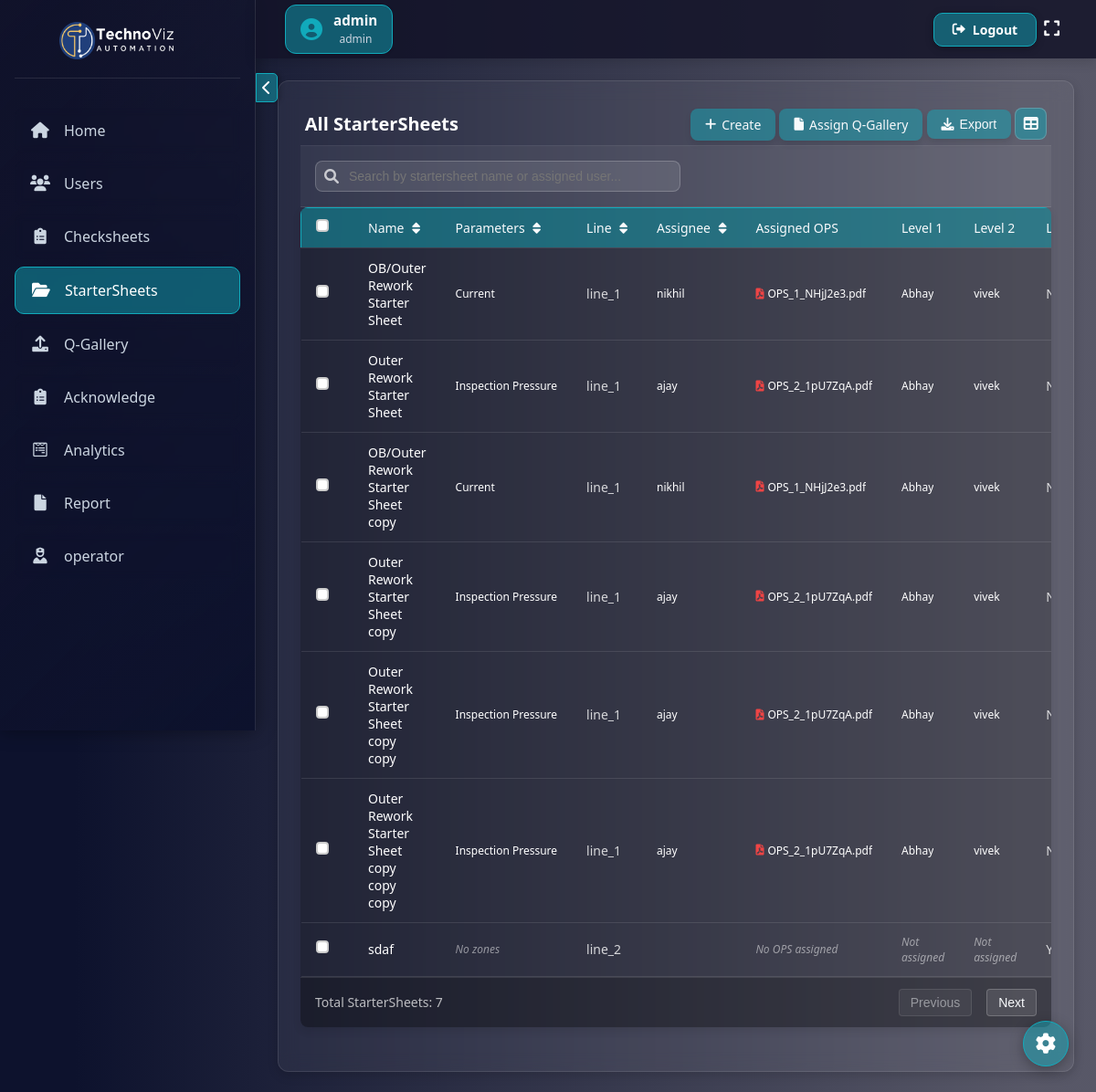
The app's page /all_startersheet/ (signed in) with its own data.
### checksheet1/models.py (models this page shows, shortened)
class CustomUser(AbstractUser):
    ROLE_CHOICES = [
        ("admin", "Admin"),
        ("quality_incharge", "Quality Incharge"),
        ("shift_incharge", "Shift Incharge"),
        ("operator", "Operator"),
    ]
    username = models.CharField(max_length=150, unique=False)
    employee_id = models.CharField(max_length=20, unique=True)  # New field
    role = models.CharField(max_length=20, choices=ROLE_CHOICES, default="admin")
    phone_number = models.CharField(max_length=15, blank=True, null=True)
    USERNAME_FIELD = "employee_id"  # Use employee_id for authentication
    REQUIRED_FIELDS = ["username", "email"]  # Keep username for internal use

class StarterSheet(models.Model):
    name = models.CharField(max_length=255)
    line = models.CharField(
        max_length=10, choices=[("line_1", "Line 1"), ("line_2", "Line 2")]
    )
    assigned_users = models.ManyToManyField(
        "CustomUser", related_name="assigned_starter_sheets", blank=True
    )
    created_by = models.ForeignKey(
        "CustomUser",
        on_delete=models.SET_NULL,
        null=True,
        related_name="created_starter_sheets",
    )
    created_on = models.DateTimeField(auto_now_add=True)
    level_1_approver = models.ForeignKey(
        "CustomUser",
        on_delete=models.SET_NULL,
        null=True,
        blank=True,
        related_name="level_1_assigned_sheets",
    )
    level_2_approver = models.ForeignKey(
        "CustomUser",
        on_delete=models.SET_NULL,
        null=True,
        blank=True,
        related_name="level_2_assigned_sheets",
    )
    require_level_3_approval = models.BooleanField(
        default=True, help_text="Check if this sheet requires Level 3 approval (admin)"
    )

class StarterZone(models.Model):
    startersheet = models.ForeignKey(
        StarterSheet, on_delete=models.CASCADE, related_name="zones"
    )
    name = models.CharField(max_length=255)
    type = models.CharField(
        max_length=20,
        choices=[("int", "Integer"), ("float", "Float"), ("checkbox", "Checkbox")],
    )
    min_value = models.CharField(null=True, blank=True, max_length=255)
    max_value = models.CharField(null=True, blank=True, max_length=255)
    unit = models.CharField(max_length=50, null=True, blank=True)  # New field for unit
    check_method = models.TextField(null=True, blank=True)  # New field for check method
    image = models.ImageField(upload_to="zone_images/", null=True, blank=True)
    standard = models.CharField(max_length=255, null=True, blank=True)

class POCUpload(models.Model):
    pdf = models.FileField(upload_to=poc_upload_path)
    assigned_startersheets = models.ManyToManyField(
        StarterSheet,
        related_name="assigned_pocs",
        blank=True,
    )

### checksheet1/views.py (the view)
# urls.py: path("all_startersheet/", all_startersheet, name="all_startersheet"),
@login_required
def all_startersheet(request):
    if request.user.role == "admin" or has_page_access(
        request.user, "all_startersheet"
    ):
        checksheets = CheckSheet.objects.all()
        Starter = StarterSheet.objects.prefetch_related("assigned_users", "zones")
    else:
        checksheets = CheckSheet.objects.filter(assigned_users=request.user)
        Starter = StarterSheet.objects.filter(
            assigned_users=request.user
        ).prefetch_related("zones")
    all_users = get_user_model().objects.all()
    return render(
        request,
        "checksheet/all_startersheets.html",
        {
            "Starter": Starter,  # Using 'Starter' instead of 'startersheets'
            "checksheets": checksheets,
            "all_users": all_users,
        },
    )

### checksheet1/templates/checksheet/all_startersheets.html (shortened to what this page needs)
{% extends 'checksheet/base.html' %}
{% load static %}
{% block extra_css %}
<link rel="stylesheet" href="{% static 'css/all_startersheet.css' %}">
{% endblock %}
{% block content %}
<div class="page-container">
    <div class="header">
        <h2 class="page-title">All StarterSheets</h2>
       <div class="header-actions">
            <a href="{% url 'create_startersheet' %}" class="create-btn">
                <i class="fas fa-plus"></i> Create
            </a>
            <a href="{% url 'assign_poc_bulk' %}" class="create-btn">
                <i class="fas fa-file"></i> Assign Q-Gallery
            </a>
            <button id="exportSelectedBtn" class="export-btn create-btn" title="Export Selected">
                <i class="fas fa-download"></i> Export
            </button>
            <button id="viewToggleBtn" class="toggle-btn" title="Toggle View">
                <i class="fas fa-table"></i>
            </button>
        </div>
    </div>
    {% if Starter %}
    <div class="search-container">
        <div class="search-input-container">
            <i class="fas fa-search search-icon"></i>
            <input type="text" id="startersheetSearch" class="search-input" placeholder="Search by startersheet name or assigned user...">
        </div>
    </div>
    <div class="table-responsive">
        <table class="startersheets-container">
            <thead>
                <tr>
                    <th><input type="checkbox" id="selectAll"><label for="selectAll"></label></th>
                    <th class="sortable" data-sort="name">Name <i class="fas fa-sort"></i></th>
                    <th class="sortable" data-sort="parameters">Parameters <i class="fas fa-sort"></i></th>
                    <th class="sortable" data-sort="line">Line <i class="fas fa-sort"></i></th>
                    <th class="sortable" data-sort="users">Assignee <i class="fas fa-sort"></i></th>
                    <th>Assigned OPS</th>
                    <th>Level 1</th>
                    <th>Level 2</th>
                    <th>Level 3</th>
                </tr>
            </thead>
            <tbody id="startersheetTableBody">
                {% for startersheet in Starter %}
                <tr data-id="{{ startersheet.id }}">
                   <td><input type="checkbox" class="startersheet-checkbox" id="checkbox-{{ startersheet.id }}" value="{{ startersheet.id }}"><label for="checkbox-{{ startersheet.id }}"></label></td>
                    <td>
                        <a href="javascript:void(0);" class="startersheet-name" onclick="showDetailModal({{ startersheet.id }})">
                            {{ startersheet.name }}
                        </a>
                    </td>
                    <td class="content-cell">
                        <div class="zone-chips">
                            {% with zones=startersheet.zones.all %}
                                {% if zones|length > 0 %}
                                    {% for zone in zones|slice:":1" %}
                                        <span class="zone-chip">{{ zone.name }}</span>
                                    {% endfor %}
                                {% else %}
                                    <span class="empty-text">No zones</span>
                                {% endif %}
                            {% endwith %}
                        </div>
                    </td>
                    <td class="content-cell">
                        {{ startersheet.line }}
                    </td>
                    <td class="content-cell">
                        <div class="user-chips">
                            {% with users=startersheet.assigned_users.all %}
                                {% if users|length > 0 %}
                                    {% for user in users|slice:":1" %}
                                        <span class="user-chip">{{ user.username }}</span>
                                    {% endfor %}
                                {% endif %}
                            {% endwith %}
                        </div>
                    </td>
                    <td class="content-cell">
                        <div class="poc-links">
                            {% with pocs=startersheet.assigned_pocs.all %}
                                {% if pocs|length > 0 %}
                                    {% for poc in pocs|slice:":1" %}
                                        <a href="javascript:void(0);" class="pdf-link" data-pdf-url="{{ poc.pdf.url }}" data-pdf-name="{{ poc.pdf.name|slice:'9:' }}">
                                            <i class="fas fa-file-pdf"></i>
                                            {{ poc.pdf.name|slice:"9:" }}
                                        </a>
                                    {% endfor %}
                                {% else %}
                                    <span class="empty-text">No OPS assigned</span>
                                {% endif %}
                            {% endwith %}
                        </div>
                    </td>
                    <td class="content-cell">
                        <div class="approver-chips">
                            {% if startersheet.level_1_approver %}
                                <span class="approval-chip">{{ startersheet.level_1_approver.username }}</span>
                            {% else %}
                                <span class="empty-text">Not assigned</span>
                            {% endif %}
                        </div>
                    </td>
                    <td class="content-cell">
                        <div class="approver-chips">
                            {% if startersheet.level_2_approver %}
                                <span class="approval-chip">{{ startersheet.level_2_approver.username }}</span>
                            {% else %}
                                <span class="empty-text">Not assigned</span>
                            {% endif %}
                        </div>
                    </td>
                    <td class="content-cell">
                    </td>
                </tr>
                {% endfor %}
            </tbody>
        </table>
        <div class="pagination" id="startersheetPagination">
            <div class="pagination-info">
                <span>Total StarterSheets: <span id="startersheetCount">{{ Starter|length }}</span></span>
            </div>
            <div class="pagination-controls">
                <button class="pagination-button" id="startersheetPrev" disabled>Previous</button>
                <button class="pagination-button" id="startersheetNext">Next</button>
            </div>
        </div>
    </div>
    {% else %}
    <div class="empty-state">
        <i class="fas fa-folder-open"></i>
        <p>No StarterSheets available</p>
    </div>
    {% endif %}
</div>
{% endblock %}

### checksheet1/templates/checksheet/base.html (shortened to what this page needs)
<!DOCTYPE html>
<html lang="en">
<head>
    {% load custom_tags %}
    {% load static %}
    <link href="https://cdnjs.cloudflare.com/ajax/libs/font-awesome/6.0.0/css/all.min.css" rel="stylesheet">
    <link rel="stylesheet" href="{% static 'css/base.css' %}">
    {% block extra_css %}
  {% endblock%}
</head>
<body>
    {% if request.user.is_authenticated %}
    <nav class="navbar">
        <div class="navbar-left" style="display: flex; align-items: center;">
            <div class="user-info">
                <i class="fas fa-user-circle"></i>
                <div class="user-details">
                    <span class="user-name">{{ request.user.username }}</span>
                    <span class="user-role">{{ request.user.role|default:"No role" }}</span>
                </div>
            </div>
        </div>
        <a href="{% url 'logout' %}" class="logout-btn">
            <i class="fas fa-sign-out-alt"></i>
            Logout
        </a>
         <button class="fullscreen-btn" onclick="toggleFullScreen()" title="Toggle Full Screen">
                <i class="fas fa-expand"></i>
            </button>
    </nav>
    {% endif %}
    <button class="sidebar-toggle" onclick="toggleSidebar()">
        <i class="fas fa-chevron-left"></i>
    </button>
    <div class="sidebar">
        <div class="sidebar-header">
            <h3>
                <img src="{% static 'images/logo.jpg' %}" alt="Expanded Logo" class="sidebar-logo logo-toggle logo-expanded">
            </h3>
        </div>
        {% if request.user.is_authenticated %}
        {% if request.user|has_page_access:"home" %}
        <a href="{% url 'home' %}"><i class="fas fa-home"></i><span class="sidebar-text">Home</span></a>
        {% endif %}
        {% if request.user|has_page_access:"user_list" %}
        <a href="{% url 'user_list' %}"><i class="fas fa-users"></i><span class="sidebar-text">Users</span></a>
        {% endif %}
        {% if request.user|has_page_access:"all_checksheets" %}
        <a href="{% url 'all_checksheets' %}"><i class="fas fa-clipboard-list"></i><span class="sidebar-text">Checksheets</span></a>
        {% endif %}
        {% if request.user|has_page_access:"all_startersheet" %}
        <a href="{% url 'all_startersheet' %}"><i class="fas fa-folder-open"></i><span class="sidebar-text">StarterSheets</span></a>
        {% endif %}
        {% if request.user|has_page_access:"upload_poc" %}
        <a href="{% url 'upload_poc' %}"><i class="fas fa-upload"></i><span class="sidebar-text">Q-Gallery</span></a>
        {% endif %}
        {% if request.user|has_page_access:"acknowledgment_list" %}
        <a href="{% url 'acknowledgment_list' %}"><i class="fas fa-clipboard-list"></i><span class="sidebar-text">Acknowledge</span></a>
        {% endif %}
        {% if request.user.role == "admin" %}
            <a href="{% url 'analytics_page' %}"><i class="fab fa-wpforms"></i><span class="sidebar-text">Analytics</span></a>
        {% endif %}
        {% if request.user|has_page_access:"report" %}
        <a href="{% url 'report' %}"><i class="fas fa-file"></i><span class="sidebar-text">Report</span></a>
        {% endif %}
        <a href="{% url 'operator_dashboard' %}"><i class="fa-solid fa-user-nurse"></i><span class="sidebar-text">operator</span></a>
        {% endif %}
    </div>
    <div class="content">
        <div class="content-inner">
            {% block content %}{% endblock %}
        </div>
        <div class="settings-float" id="settingsFloat">
            <i class="fas fa-cog"></i>
        </div>
    </div>
</body>
</html>

### records on screen
CustomUser: user.username "admin", user.role "admin"
StarterSheet: name "OB/Outer Rework Starter Sheet", line "line_1", level_1_approver.username "Abhay", level_2_approver.username "vivek"
StarterZone: name "Current"
CustomUser: username "nikhil"
POCUpload: pdf.name "OPS_1_NHjJ2e3.pdf"
StarterSheet: name "Outer Rework Starter Sheet", line "line_1", level_1_approver.username "Abhay", level_2_approver.username "vivek"
StarterZone: name "Inspection Pressure"
CustomUser: username "ajay"
POCUpload: pdf.name "OPS_2_1pU7ZqA.pdf"
StarterSheet: name "OB/Outer Rework Starter Sheet copy", line "line_1", level_1_approver.username "Abhay", level_2_approver.username "vivek"
StarterZone: name "Current"
POCUpload: pdf.name "OPS_1_NHjJ2e3.pdf"
StarterSheet: name "Outer Rework Starter Sheet copy", line "line_1", level_1_approver.username "Abhay", level_2_approver.username "vivek"
StarterZone: name "Inspection Pressure"
POCUpload: pdf.name "OPS_2_1pU7ZqA.pdf"
StarterSheet: name "Outer Rework Starter Sheet copy copy", line "line_1", level_1_approver.username "Abhay", level_2_approver.username "vivek"
StarterZone: name "Inspection Pressure"
POCUpload: pdf.name "OPS_2_1pU7ZqA.pdf"
StarterSheet: name "Outer Rework Starter Sheet copy copy copy", line "line_1", level_1_approver.username "Abhay", level_2_approver.username "vivek"
StarterZone: name "Inspection Pressure"
POCUpload: pdf.name "OPS_2_1pU7ZqA.pdf"
StarterSheet: name "sdaf", shows "No zones", line "line_2", shows "No OPS assigned", shows "Not assigned"

### other values on screen
{{ Starter|length }} "7"
